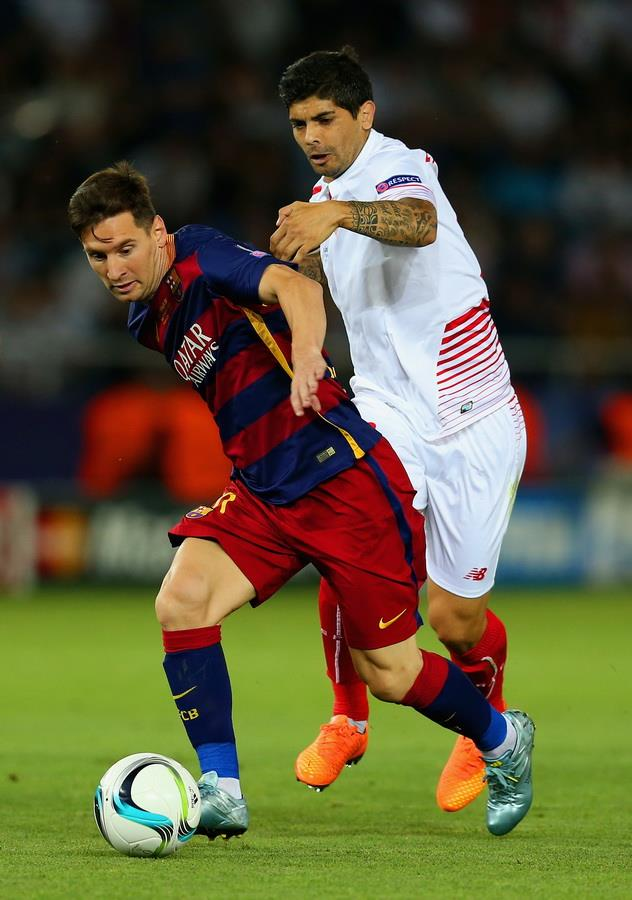
#> input picture Proj/code/computer-vision/face-detection/examples/python/haar-cascades/images/messi.png, 632 x 900 px
$ python haar_face_detector.py --image images/messi.png
#> lines starting #> are read from the running program, lines starting #| are printed output that depends on the picture
# import the necessary packages
import argparse
import imutils
import cv2

# construct the argument parser and parse the arguments
ap = argparse.ArgumentParser()
ap.add_argument("-i", "--image", type=str, required=True,
	help="path to input image")
ap.add_argument("-c", "--cascade", type=str,
	default="haarcascade_frontalface_default.xml",
	help="path to haar cascade face detector")
args = vars(ap.parse_args())

# load the haar cascade face detector from
print("[INFO] loading face detector...")
detector = cv2.CascadeClassifier(args["cascade"])

# load the input image from disk, resize it, and convert it to
# grayscale
image = cv2.imread(args["image"])
#> image is the input picture: shape (900, 632, 3); mean B, G, R 57.3, 87.3, 92.8
image = imutils.resize(image, width=500)
#> image: shape (712, 500, 3)
gray = cv2.cvtColor(image, cv2.COLOR_BGR2GRAY)
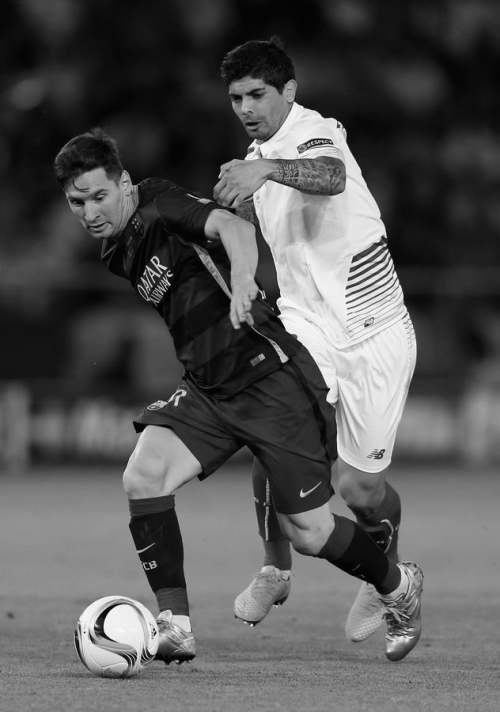
#> gray: shape (712, 500); min 1, max 250, mean 85.5

# detect faces in the input image using the haar cascade face
# detector
print("[INFO] performing face detection...")
rects = detector.detectMultiScale(gray, scaleFactor=1.05,
	minNeighbors=5, minSize=(30, 30),
	flags=cv2.CASCADE_SCALE_IMAGE)
#> rects = [[215, 72, 65, 65], [55, 172, 70, 70]]
print("[INFO] {} faces detected...".format(len(rects)))
#> (printed output is left out)

# loop over the bounding boxes
for (x, y, w, h) in rects:
	# draw the face bounding box on the image
	cv2.rectangle(image, (x, y), (x + w, y + h), (0, 255, 0), 2)
#> this loop made 2 passes
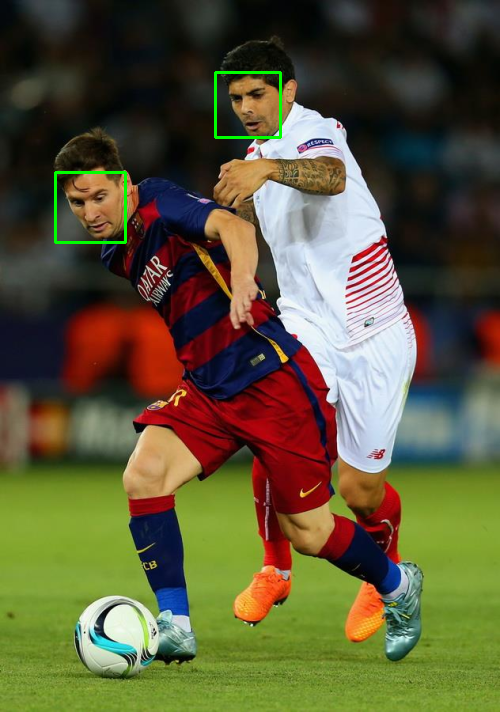
#> image: shape (712, 500, 3); mean B, G, R 57.1, 88.1, 92.4

# show the output image
cv2.imshow("Image", image)
cv2.waitKey(0)

# haarcascade_frontalface_default.xml was downloaded from:
# src: https://raw.githubusercontent.com/opencv/opencv/master/data/haarcascades/haarcascade_frontalface_default.xml
